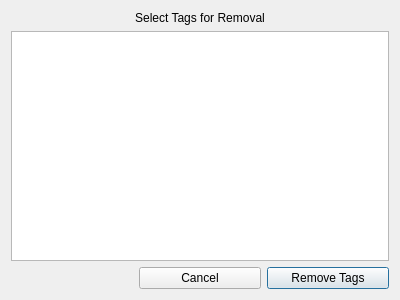
<?xml version="1.0" encoding="UTF-8"?>
<ui version="4.0">
 <class>Dialog</class>
 <widget class="QDialog" name="Dialog">
  <property name="geometry">
   <rect>
    <x>0</x>
    <y>0</y>
    <width>400</width>
    <height>300</height>
   </rect>
  </property>
  <property name="windowTitle">
   <string>Dialog</string>
  </property>
  <layout class="QGridLayout" name="gridLayout_2" rowstretch="0,0,0">
   <item row="2" column="2">
    <widget class="QPushButton" name="removeTags">
     <property name="text">
      <string>Remove Tags</string>
     </property>
    </widget>
   </item>
   <item row="2" column="1">
    <widget class="QPushButton" name="cancelButton">
     <property name="text">
      <string>Cancel</string>
     </property>
    </widget>
   </item>
   <item row="0" column="0" colspan="3">
    <widget class="QLabel" name="label">
     <property name="text">
      <string>Select Tags for Removal</string>
     </property>
     <property name="alignment">
      <set>Qt::AlignCenter</set>
     </property>
    </widget>
   </item>
   <item row="1" column="0" colspan="3">
    <widget class="QListView" name="listView">
     <property name="selectionMode">
      <enum>QAbstractItemView::MultiSelection</enum>
     </property>
     <property name="viewMode">
      <enum>QListView::IconMode</enum>
     </property>
    </widget>
   </item>
  </layout>
 </widget>
 <resources/>
 <connections/>
</ui>
